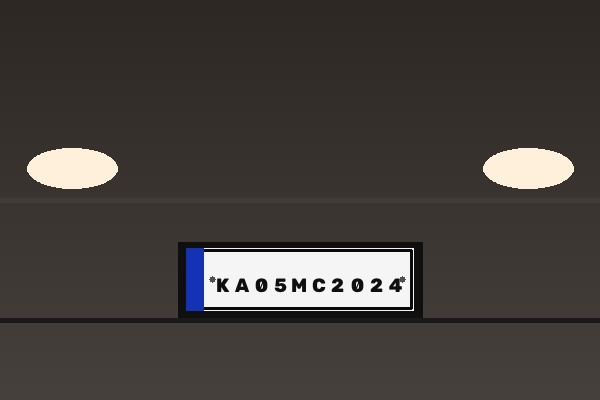
#> input picture data/samples/sample_01_clean.jpg, 600 x 400 px
$ python -i glare_reduction.py   (imports and definitions only)
#> lines starting #> are read from the running program, lines starting #| are printed output that depends on the picture
#> further down, picture is the input picture: shape (400, 600, 3); mean B, G, R 59.9, 63.4, 68
"""
Headlight Glare Suppression and Illumination Balancing Module
Mitigates specular reflection, bloom, and overexposure from vehicle headlights.
"""

import cv2
import numpy as np


# [32 lines left out: function detect_glare_mask, not called in this run]


def adaptive_clahe(image: np.ndarray, clip_limit: float = 2.5, tile_grid_size: tuple[int, int] = (8, 8)) -> np.ndarray:
    """
    Applies Contrast Limited Adaptive Histogram Equalization (CLAHE) on the LAB L-channel.
    Enhances contrast in low-light and washed-out plate characters.

    Args:
        image: BGR uint8 image.
        clip_limit: Threshold for contrast limiting.
        tile_grid_size: Grid size for histogram equalization.

    Returns:
        Contrast-enhanced BGR uint8 image.
    """
#> called with clip_limit = 2.5, tile_grid_size = (8, 8)
    lab = cv2.cvtColor(image, cv2.COLOR_BGR2LAB)
#> lab: shape (400, 600, 3); mean of channels 0, 1, 2 67.3, 129.3, 130.9
    l, a, b = cv2.split(lab)
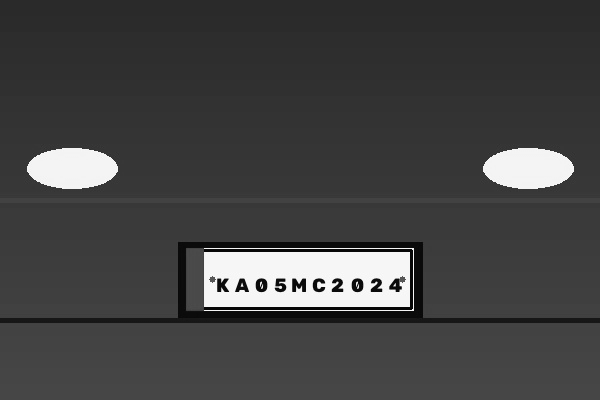
#> l: shape (400, 600); min 3, max 252, mean 67.3
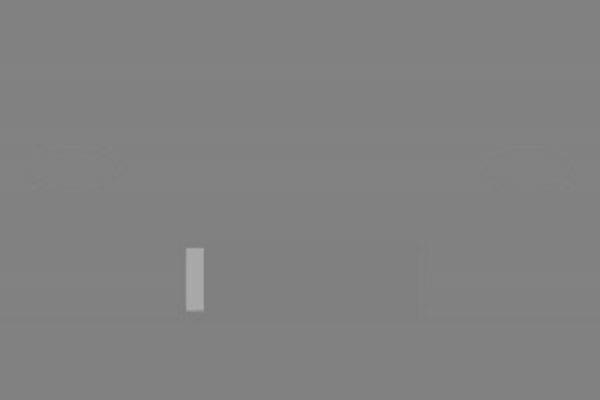
#> a: shape (400, 600); min 123, max 172, mean 129.3

    clahe = cv2.createCLAHE(clipLimit=clip_limit, tileGridSize=tile_grid_size)
    l_enhanced = clahe.apply(l)

    merged = cv2.merge((l_enhanced, a, b))
#> merged: shape (400, 600, 3); mean of channels 0, 1, 2 72.6, 129.3, 130.9
    return cv2.cvtColor(merged, cv2.COLOR_LAB2BGR)


# [70 lines left out: functions multi_scale_retinex, suppress_glare, not called in this run]

>>> import cv2
>>> picture = cv2.imread('../../data/samples/sample_01_clean.jpg')
>>> result = adaptive_clahe(picture)
